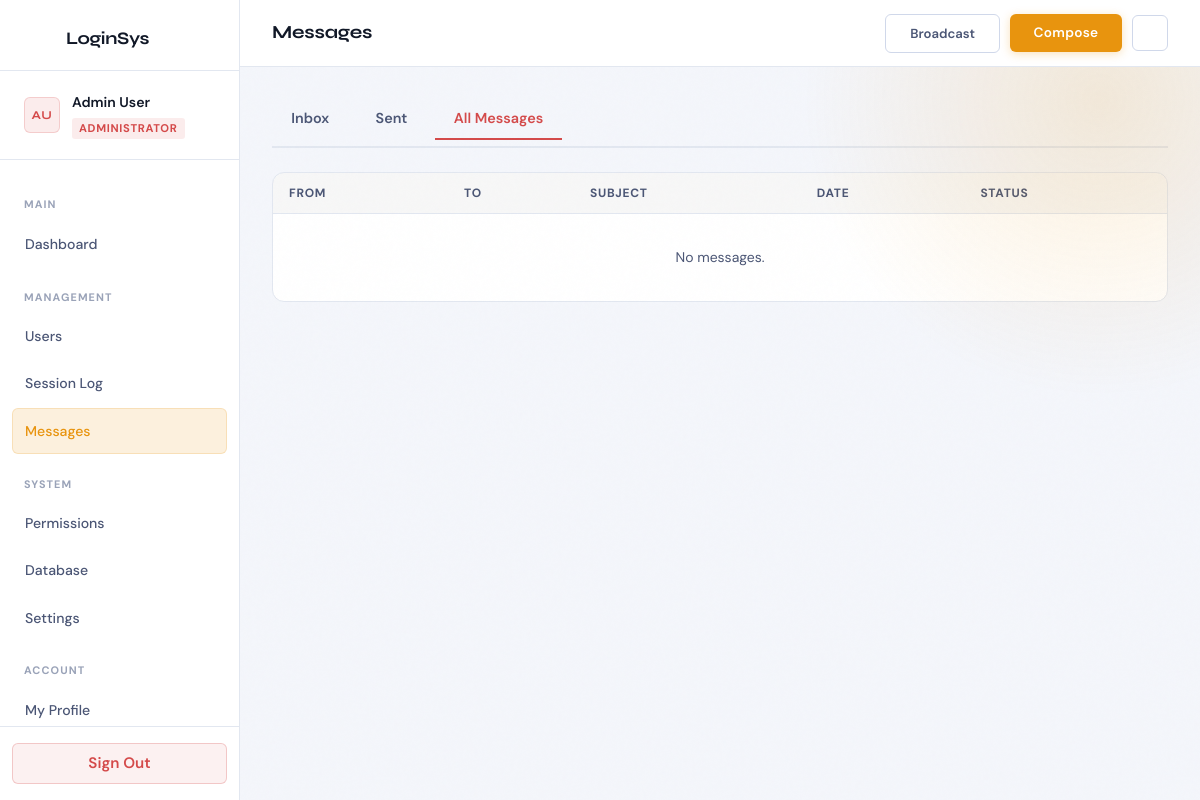
The page /admin/messages.php?tab=all (signed in) on the database as committed earlier.
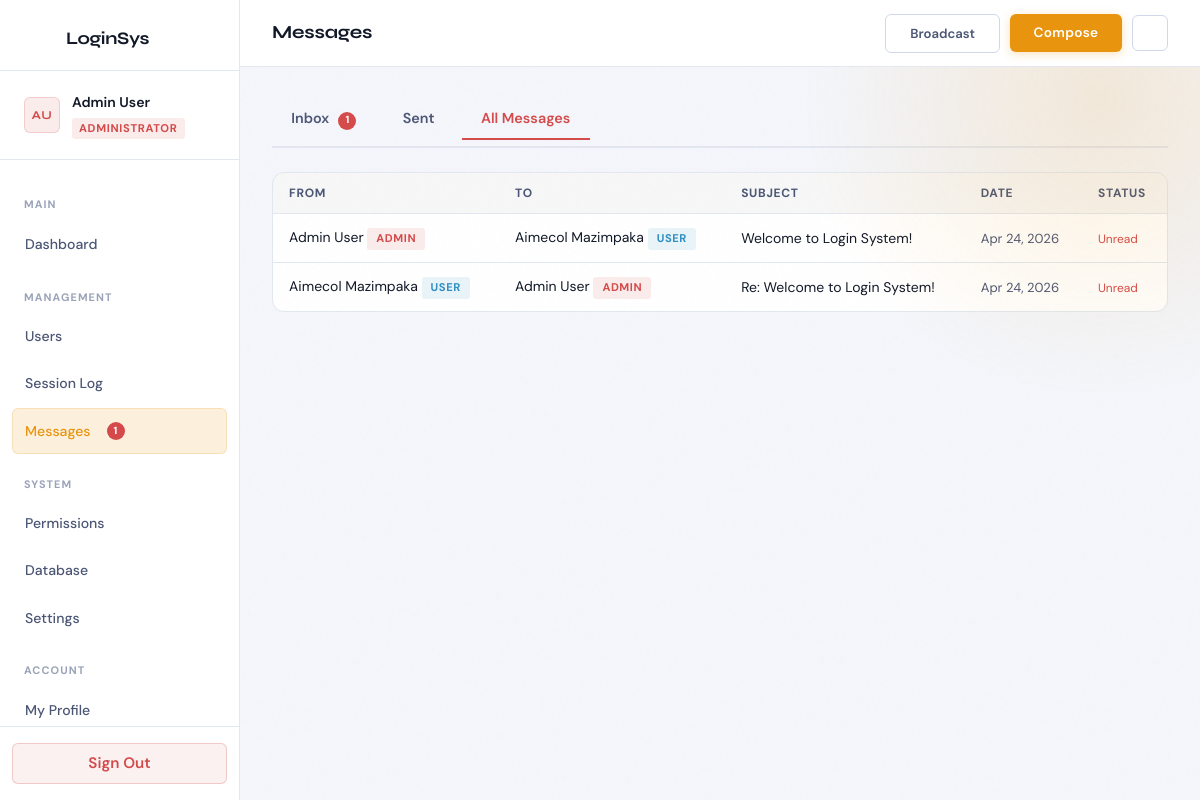
The same page on the database as committed later.
### tables this page shows
CREATE TABLE IF NOT EXISTS messages (
  id                   INT(11)      NOT NULL AUTO_INCREMENT,
  from_id              INT(11)      NOT NULL,
  to_id                INT(11)      NOT NULL,
  subject              VARCHAR(200) NOT NULL,
  body                 TEXT         NOT NULL,
  is_read              TINYINT(1)   NOT NULL DEFAULT 0,
  deleted_by_sender    TINYINT(1)   NOT NULL DEFAULT 0,
  deleted_by_receiver  TINYINT(1)   NOT NULL DEFAULT 0,
  created_at           DATETIME     NOT NULL DEFAULT CURRENT_TIMESTAMP,
  PRIMARY KEY (id),
  KEY idx_msg_inbox   (to_id,   is_read),
  KEY idx_msg_outbox  (from_id),
  KEY idx_msg_created (created_at),
  CONSTRAINT fk_msg_from FOREIGN KEY (from_id)
    REFERENCES users (id) ON DELETE CASCADE,
  CONSTRAINT fk_msg_to   FOREIGN KEY (to_id)
    REFERENCES users (id) ON DELETE CASCADE
);

CREATE TABLE IF NOT EXISTS users (
  id               INT(11)      NOT NULL AUTO_INCREMENT,
  username         VARCHAR(60)  NOT NULL,
  email            VARCHAR(120) NOT NULL,
  password         VARCHAR(255) NOT NULL,
  role             ENUM('admin','user') NOT NULL DEFAULT 'user',
  full_name        VARCHAR(100) NOT NULL DEFAULT '',
  avatar_initials  VARCHAR(3)   NOT NULL DEFAULT '',
  last_login       DATETIME     DEFAULT NULL,
  created_at       DATETIME     NOT NULL DEFAULT CURRENT_TIMESTAMP,
  is_active        TINYINT(1)   NOT NULL DEFAULT 1,
  PRIMARY KEY (id),
  UNIQUE KEY uq_username (username),
  UNIQUE KEY uq_email    (email)
);

### includes/auth.php (called while the page is built, shortened)
<?php
function current_name(): string {
    return $_SESSION['full_name'] ?? '';
}
function current_initials(): string {
    return $_SESSION['avatar_initials'] ?? '??';
}
function current_user_id(): ?int {
    return isset($_SESSION['user_id']) ? (int)$_SESSION['user_id'] : null;
}
function e(string $s): string {
    return htmlspecialchars($s, ENT_QUOTES | ENT_SUBSTITUTE, 'UTF-8');
}

### admin/messages.php (the view, shortened to what this page needs)
<?php
require_once __DIR__ . '/../includes/auth.php';
$db   = db();
$uid  = current_user_id();
$tab = in_array($_GET['tab']??'',['sent','all']) ? $_GET['tab'] : 'inbox';
$inbox_q = $db->prepare(
    'SELECT m.id,m.subject,m.body,m.created_at,m.is_read,
            u.full_name AS sender_name, u.avatar_initials AS sender_av, u.role AS sender_role
     FROM messages m JOIN users u ON u.id=m.from_id
     WHERE m.to_id=? ORDER BY m.created_at DESC LIMIT 100'
);
$inbox_q->bind_param('i', $uid);
$inbox_q->execute();
$inbox = $inbox_q->get_result();
$unread_q = $db->prepare('SELECT COUNT(*) AS c FROM messages WHERE to_id=? AND is_read=0');
$unread_q->bind_param('i', $uid);
$unread_q->execute();
$unread_count = (int)$unread_q->get_result()->fetch_assoc()['c'];
$all_q = $db->query(
    'SELECT m.id,m.subject,m.created_at,m.is_read,
            f.full_name AS from_name, f.role AS from_role,
            t.full_name AS to_name, t.role AS to_role
     FROM messages m
     JOIN users f ON f.id=m.from_id
     JOIN users t ON t.id=m.to_id
     ORDER BY m.created_at DESC LIMIT 100'
);
?>
<!DOCTYPE html>
<html lang="en">
<head>
  <link rel="stylesheet" href="../css/main.css"/>
</head>
<body>
<div class="dash-layout">
  <aside class="sidebar" id="sidebar">
    <div class="sidebar-brand">
      <div class="brand-icon" style="color:var(--accent);"><?= icon('logo','',30) ?></div>
      <span>LoginSys</span>
    </div>
    <div class="sidebar-user">
      <div class="avatar avatar-admin"><?= e(current_initials()) ?></div>
      <div class="sidebar-user-info">
        <div class="name"><?= e(current_name()) ?></div>
        <span class="role-badge role-badge-admin">Administrator</span>
      </div>
    </div>
    <nav class="sidebar-nav">
      <div class="nav-section-label">Main</div>
      <a href="dashboard.php" class="nav-item"><?= icon('dashboard') ?>Dashboard</a>
      <div class="nav-section-label">Management</div>
      <a href="users.php" class="nav-item"><?= icon('users') ?>Users</a>
      <a href="sessions.php" class="nav-item"><?= icon('activity') ?>Session Log</a>
      <a href="messages.php" class="nav-item active"><?= icon('mail') ?>Messages <?php if($unread_count): ?><span class="unread-dot"><?= $unread_count ?></span><?php endif;?></a>
      <div class="nav-section-label">System</div>
      <a href="permissions.php" class="nav-item"><?= icon('shield') ?>Permissions</a>
      <a href="database.php" class="nav-item"><?= icon('database') ?>Database</a>
      <a href="settings.php" class="nav-item"><?= icon('settings') ?>Settings</a>
      <div class="nav-section-label">Account</div>
      <a href="profile.php" class="nav-item"><?= icon('profile') ?>My Profile</a>
    </nav>
    <div class="sidebar-footer">
      <form method="POST" action="../logout.php">
        <button type="submit" class="btn btn-danger" style="width:100%;"><?= icon('logout','',17) ?> Sign Out</button>
      </form>
    </div>
  </aside>
  <div class="dash-main">
    <header class="topbar">
      <div style="display:flex;align-items:center;gap:.75rem;">
        <h1 class="topbar-title"><?= icon('mail','',20) ?> Messages</h1>
      </div>
      <div class="topbar-actions">
        <button class="btn btn-outline" onclick="document.getElementById('broadcastModal').classList.add('open')" style="font-size:.82rem;"><?= icon('bell','',15) ?> Broadcast</button>
        <button class="btn btn-primary" onclick="document.getElementById('composeModal').classList.add('open')" style="font-size:.85rem;"><?= icon('mail','',16) ?> Compose</button>
        <button class="theme-toggle" id="themeToggle">
        </button>
      </div>
    </header>
    <main class="dash-content">
      <div class="msg-tabs">
        <a href="?tab=inbox" class="msg-tab <?= $tab==='inbox'?'active':'' ?>">Inbox <?php if($unread_count): ?><span class="unread-dot"><?= $unread_count ?></span><?php endif;?></a>
        <a href="?tab=sent"  class="msg-tab <?= $tab==='sent'?'active':'' ?>">Sent</a>
        <a href="?tab=all"   class="msg-tab <?= $tab==='all'?'active':'' ?>">All Messages</a>
      </div>
      <div class="section-card">
        <?php if($tab === 'inbox'): ?>
          <?php if($inbox->num_rows===0): ?>
            <div style="text-align:center;padding:3rem;color:var(--text-muted);"><?= icon('mail','',36) ?><p style="margin-top:1rem;">Inbox is empty.</p></div>
          <?php else: while($m=$inbox->fetch_assoc()): ?>
            <div class="msg-row <?= !$m['is_read']?'unread':'' ?>" onclick="openMsg('<?= addslashes(e($m['subject'])) ?>','<?= addslashes(e($m['sender_name'])) ?>','<?= addslashes(nl2br(e($m['body']))) ?>','<?= date('M j, Y g:i A',strtotime($m['created_at'])) ?>')">
              <div class="msg-avatar av-<?= $m['sender_role'] ?>"><?= e($m['sender_av']) ?></div>
              <?php if(!$m['is_read']): ?><div class="unread-marker"></div><?php endif; ?>
              <div class="msg-content">
                <div class="msg-sender"><?= e($m['sender_name']) ?> <span class="badge badge-<?= $m['sender_role'] ?>"><?= $m['sender_role'] ?></span></div>
                <div class="msg-subject <?= !$m['is_read']?'bold':'' ?>"><?= e($m['subject']) ?></div>
                <div class="msg-preview"><?= e($m['body']) ?></div>
              </div>
              <div class="msg-meta"><?= date('M j',strtotime($m['created_at'])) ?></div>
            </div>
          <?php endwhile; endif; ?>
        <?php else: ?>
          <div style="overflow-x:auto;">
            <table class="all-table">
              <thead><tr><th>From</th><th>To</th><th>Subject</th><th>Date</th><th>Status</th></tr></thead>
              <tbody>
              <?php if(!$all_q||$all_q->num_rows===0): ?>
                <tr><td colspan="5" style="text-align:center;color:var(--text-muted);padding:2rem;">No messages.</td></tr>
              <?php else: while($m=$all_q->fetch_assoc()): ?>
                <tr>
                  <td><?= e($m['from_name']) ?> <span class="badge badge-<?= $m['from_role'] ?>"><?= $m['from_role'] ?></span></td>
                  <td><?= e($m['to_name']) ?> <span class="badge badge-<?= $m['to_role'] ?>"><?= $m['to_role'] ?></span></td>
                  <td><?= e($m['subject']) ?></td>
                  <td style="white-space:nowrap;font-size:.82rem;color:var(--text-muted);"><?= date('M j, Y',strtotime($m['created_at'])) ?></td>
                  <td><?= $m['is_read'] ? '<span style="font-size:.75rem;color:var(--success);">✓ Read</span>' : '<span style="font-size:.75rem;color:var(--danger);">Unread</span>' ?></td>
                </tr>
              <?php endwhile; endif; ?>
              </tbody>
            </table>
          </div>
        <?php endif; ?>
      </div>
    </main>
  </div>
</div>
</body>
</html>

### admin/messages.php (style rules this page uses)
.msg-tabs { display:flex;gap:.5rem;margin-bottom:1.5rem;border-bottom:2px solid var(--border);padding-bottom:.5rem; }
.msg-tab { padding:.5rem 1.2rem;border-radius:var(--radius-sm) var(--radius-sm) 0 0;font-size:.9rem;font-weight:600;color:var(--text-muted);text-decoration:none;border-bottom:2px solid transparent;margin-bottom:-2px;transition:color .15s; }
.msg-tab.active { color:var(--admin-hue);border-bottom-color:var(--admin-hue); }
.unread-dot { display:inline-flex;align-items:center;justify-content:center;width:18px;height:18px;border-radius:50%;background:var(--danger);color:#fff;font-size:.65rem;font-weight:800;margin-left:.35rem; }
.all-table { width:100%;border-collapse:collapse; }
.all-table th { text-align:left;padding:.65rem 1rem;font-size:.75rem;font-weight:700;letter-spacing:.06em;text-transform:uppercase;color:var(--text-muted);background:var(--table-head-bg);border-bottom:1px solid var(--border); }
.all-table td { padding:.75rem 1rem;border-bottom:1px solid var(--border);font-size:.875rem; }
.all-table tr:last-child td { border-bottom:none; }

Rows that differ between the two databases and show on the page:
added messages: from.full_name "Admin User", from.role "ADMIN", to.full_name "Aimecol Mazimpaka", to.role "USER", subject "Welcome to Login System!", created_at "Apr 24, 2026", is_read "Unread"
added messages: from.full_name "Aimecol Mazimpaka", from.role "USER", to.full_name "Admin User", to.role "ADMIN", subject "Re: Welcome to Login System!", created_at "Apr 24, 2026", is_read "Unread"
Other text that changed with them:
$unread_count: (not shown) → "1"
text no longer shown: "No messages."
